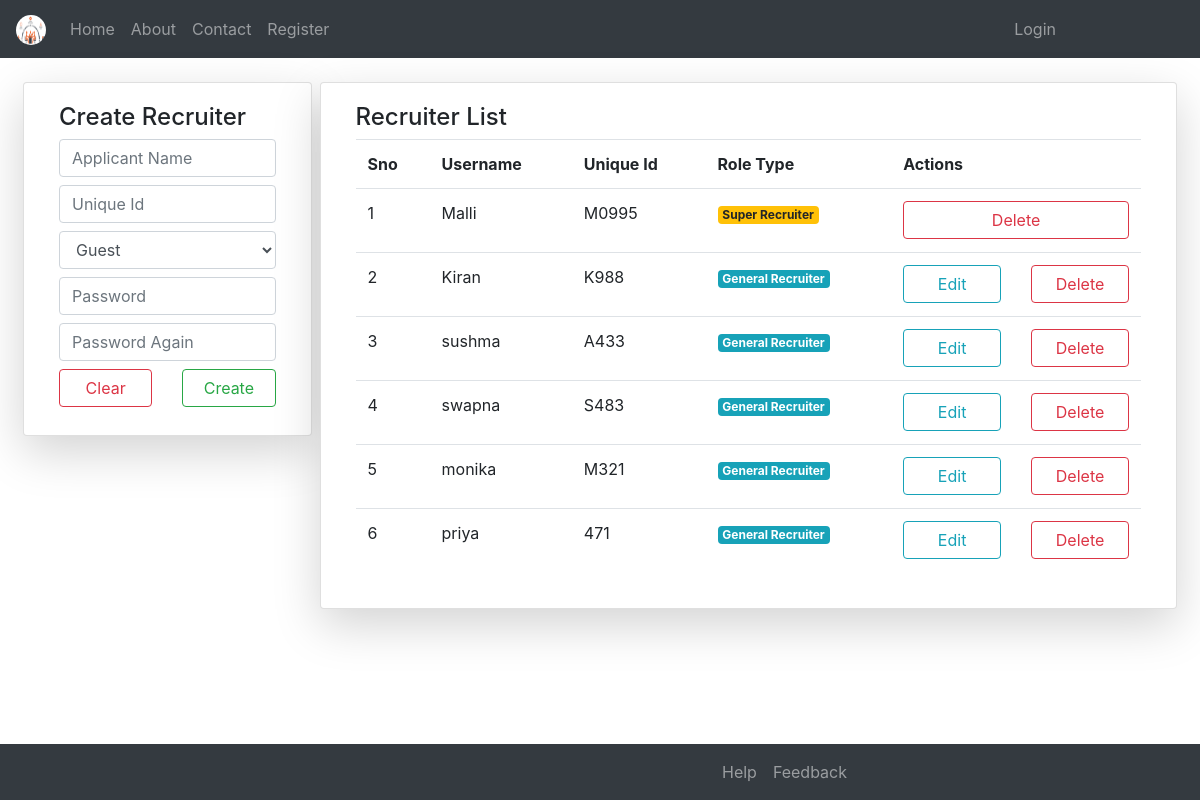
The app's page /rlst/ with its own data.
### OnlineJobsApp/models.py (models this page shows)
class User(AbstractUser):
    k = [
        ('0','Guest'),
        ('1','Recruiter'),
        ('2','Applicant'),
    ]
    g = [
        ('0','--- Select Your Gender ---'),
		('1','Male'),
		('2','Female'),
    ]
    d = [
        ('0','General'),
        ('1','Super'),
    ]
    uid = models.CharField(max_length=12)
    mobile = models.CharField(max_length=10,null=False,blank=False)
    pfimg = models.ImageField(upload_to='Profiles/',default='apl.png')
    email = models.EmailField(max_length=254)
    gender = models.CharField(choices=g,default='0',max_length=5)
    role_type = models.CharField(choices=k,max_length=5,default='0')
    desg = models.CharField(choices=d,max_length=5,default='0')

### OnlineJobsApp/views.py (the view, shortened to what this page needs)
# urls.py: path('rlst/',views.recruiterlist,name="rlst"),
def recruiterlist(request):
    p = User.objects.all()
    c=[]
    for i in p:
        if i.role_type == "1":
            c.append(i)
    n,m={},{}
    for j in n.values():
        for v in j.items():
            m[v[0]]=v[1]
    s = AusForm()
    return render(request,'html/Recruiterlist.html',{'w':s,'p':m.items(),'k':c})

### OnlineJobsApp/forms.py
class AusForm(UserCreationForm):
    password1 = forms.CharField(widget=forms.PasswordInput(attrs={"class":"form-control my-2","placeholder":"Password"}))
    password2 = forms.CharField(widget=forms.PasswordInput(attrs={"class":"form-control my-2","placeholder":"Password Again"}))
    class Meta:
        model = User
        fields = ["username","uid","role_type"]
        widgets = {
            "username":forms.TextInput(attrs={
                "class":"form-control my-2",
                "placeholder":"Applicant Name",
                "required":"true",
            }),
            "uid":forms.TextInput(attrs={
                "class":"form-control my-2",
                "placeholder":"Unique Id",
                "required":"true",
            }),
            "role_type":forms.Select(attrs={
                "class":"form-control",
            }),
        }

### OnlineJobsApp/templates/html/Recruiterlist.html (shortened to what this page needs)
{% extends 'html/base.html' %}
{% block content %}
<div class="container-fluid mt-4">
	<div class="row mx-2">
		<div class="col-md-3 card shadow-lg mr-2 h-100">
			<div class="card-body">
				<h4>Create Recruiter</h4>
				<form method="post">
					{% for i in w %}
						{{i}}
					{% endfor %}
					<div class="row mb-2">
						<div class="col">
							<input type="reset" value="Clear" class="btn btn-outline-danger form-control">
						</div>
						<div class="col">
							<input type="submit" value="Create" class="btn btn-outline-success form-control">
						</div>
					</div>
				</form>
			</div>
		</div>
		<div class="col card shadow-lg h-100">
			<div class="card-body">
				<h4>Recruiter List</h4>
				<table class="table">
					<tr>
						<th>Sno</th>
						<th>Username</th>
						<th>Unique Id</th>
						<th>Role Type</th>
						<th>Actions</th>
					</tr>
					{% for j in k %}
					<tr>
						<td>{{forloop.counter}}</td>
						<td>{{j.username}}</td>
						<td>{{j.uid}}</td>
						<td>
							{% if j.desg == '0' %}
								<p class="badge badge-info">General Recruiter</p>
							{% elif j.desg == "1" %}
								<p class="badge badge-warning">Super Recruiter</p>
							{% endif %}
						</td>
						<td>
							<div class="row">
								{% if  j.desg == '0' %}
								<div class="col">
									<a href="{% url 'aurcpfle' j.id %}" class="btn btn-outline-info form-control">Edit</a>
								</div>
								{% endif %}
								<div class="col">
									<a href="{% url 'dlt' j.id %}" class="btn btn-outline-danger form-control">Delete</a>
								</div>
							</div>
						</td>
					</tr>
					{% endfor %}
				</table>
			</div>
		</div>
	</div>
</div>
{% endblock %}

### OnlineJobsApp/templates/html/base.html (shortened to what this page needs)
{% load static %}
<!DOCTYPE html>
<html>
<head>
	<link rel="stylesheet" type="text/css" href="{% static 'css/bootstrap.min.css' %}">
</head>
<body>
	{% include 'html/navbar.html' %}
	{% block content %}
	{% endblock %}
	{% include 'html/navbar2.html' %}
</body>
</html>

### OnlineJobsApp/templates/html/navbar.html (shortened to what this page needs)
{% load static %}
<nav class="navbar navbar-expand-md bg-dark navbar-dark">
  <a class="navbar-brand" href="{% url 'home' %}">
  <img src="{% static 'images/icons/logo.png' %}" class="rounded-circle" width="30px" height="30px"></a>
  <div class="collapse navbar-collapse" id="collapsibleNavbar">
    <ul class="navbar-nav">
      {% if not user.is_authenticated %}
      <li class="nav-item">
        <a class="nav-link {% if request.path == '/' %}active{% endif %}" href="{% url 'home' %}">Home</a>
      </li>
      <li class="nav-item">
        <a class="nav-link {% if request.path == '/abt/' %}active{% endif %}" href="{% url 'about' %}">About</a>
      </li>
      <li class="nav-item">
        <a class="nav-link {% if request.path == '/cnt/' %}active{% endif %}" href="{% url 'contact' %}">Contact</a>
      </li>
      <li class="nav-item">
        <a class="nav-link {% if request.path == '/reg/' %}active{% endif %}" href="{% url 'rg' %}">Register</a>
      </li>
      {% endif %}
    </ul>
    <ul class="navbar-nav ml-auto" style="margin-right:120px">
      {% if not user.is_authenticated %}
      <li class="nav-item">
        <a class="nav-link {% if request.path == '/lgn/' %}active{% endif %}" href="{% url 'lg' %}">Login</a>
      </li>
      {% endif %}
    </ul>
  </div>
</nav>

### OnlineJobsApp/templates/html/navbar2.html
{% load static %}
<nav class="navbar navbar-expand-sm bg-dark navbar-dark fixed-bottom">
    <div class="collapse navbar-collapse" id="collapsibleNavbar">
        <ul class="navbar-nav mx-5">
          {% if not user.is_authenticated or not request.user.is_superuser %}
          <li class="nav-item">
            <a class="nav-link {% if request.path == '/hlp/' %}active{% endif %}" style="margin-left:650px"  href="{% url 'help' %}">Help</a>
          </li>
          <li class="nav-item">
            <a class="nav-link {% if request.path == '/fdb/' %}active{% endif %}"  href="{% url 'feedback' %}">Feedback</a>
          </li>
          {% endif %}
        </ul>
      </div>
  </nav>

### records on screen
User: username "Malli", uid "M0995", desg "Super Recruiter"
User: username "Kiran", uid "K988", desg "General Recruiter"
User: username "sushma", uid "A433", desg "General Recruiter"
User: username "swapna", uid "S483", desg "General Recruiter"
User: username "monika", uid "M321", desg "General Recruiter"
User: username "priya", uid "471", desg "General Recruiter"
